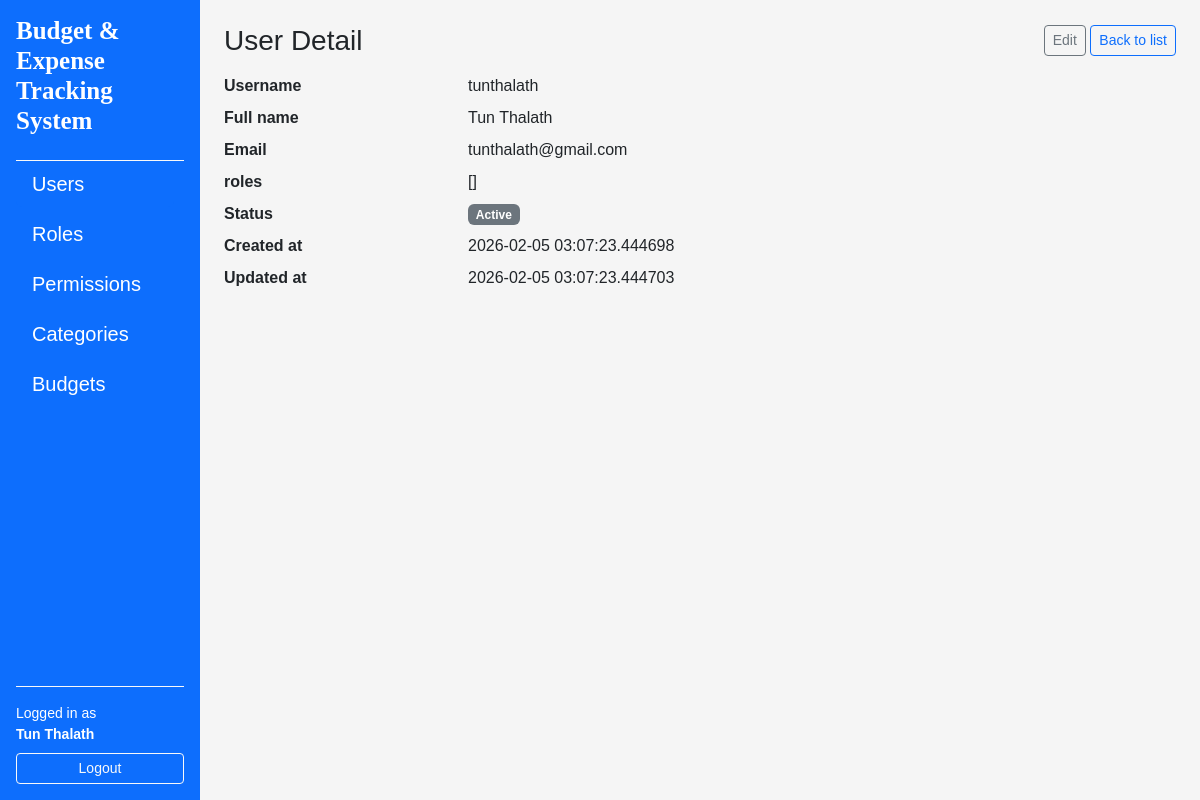
/users/1 (signed in), run on an earlier commit of the app's database.
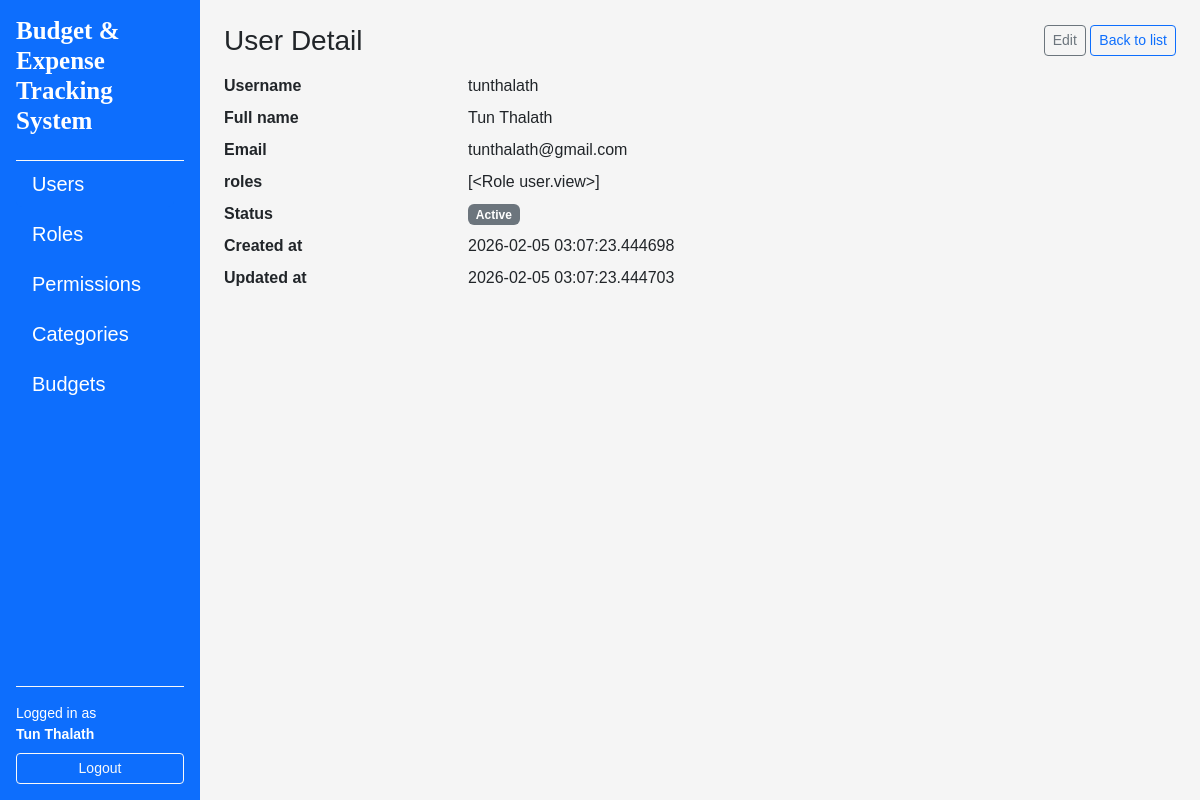
And on a later commit of the database.
### app/models/role.py (models this page shows, shortened)
class Role (db.Model):
    __tablename__ = "roles"
    id = db.Column(db.Integer, primary_key=True)
    name = db.Column(db.String(80), unique=True, nullable=False)
    description = db.Column(db.String(255))
    created_at = db.Column(db.DateTime, default=datetime.utcnow, nullable=False)
    updated_at = db.Column(
        db.DateTime, default=datetime.utcnow, onupdate=datetime.utcnow, nullable=False
    )
    users = db.relationship("User", secondary=user_roles, back_populates="roles")
    permissions = db.relationship("Permission", secondary=role_permissions, back_populates="roles")
    def __repr__(self) -> str:
        return f"<Role {self.name}>"

### app/routes/user_routes.py (the view)
@user_bp.route("/<int:user_id>")
@login_required
def detail(user_id: int):
    user = UserService.get_by_id(user_id)
    if user is None:
        abort(404)
    return render_template("users/detail.html", user=user)

### app/services/user_services.py (called while the page is built)
    @staticmethod
    def get_by_id(user_id: int) -> Optional[User]:
        return User.query.get(user_id)

### app/templates/users/detail.html (shortened to what this page needs)
{% extends "layouts/base.html" %}
{% block content %}
<div class="d-flex justify-content-between align-items-center mb-3">
    <h1 class="h3 mb-0">User Detail</h1>
    <div>
        <a href="{{ url_for('users.edit', user_id=user.id) }}"
           class="btn btn-sm btn-outline-secondary">Edit</a>
        <a href="{{ url_for('users.index') }}"
           class="btn btn-sm btn-outline-primary">Back to list</a>
    </div>
</div>
<dl class="row">
    <dt class="col-sm-3">Username</dt>
    <dd class="col-sm-9">{{ user.username }}</dd>
    <dt class="col-sm-3">Full name</dt>
    <dd class="col-sm-9">{{ user.full_name }}</dd>
    <dt class="col-sm-3">Email</dt>
    <dd class="col-sm-9">{{ user.email }}</dd>
    <dt class="col-sm-3">roles</dt>
    <dd class="col-sm-9">{{ user.roles }}</dd>
    <dt class="col-sm-3">Status</dt>
    <dd class="col-sm-9">
        {% if user.is_active %}
        <span class="badge text-bg-secondary">Active</span>
        {% else %}
        <span class="badge text-bg-secondary">Inactive</span>
        {% endif %}
    </dd>
    <dt class="col-sm-3">Created at</dt>
    <dd class="col-sm-9">{{ user.created_at }}</dd>
    <dt class="col-sm-3">Updated at</dt>
    <dd class="col-sm-9">{{ user.updated_at }}</dd>
</dl>
{% endblock %}

What changed in the data, as far as the page shows it:
added Role: roles "[<Role user.view>]"
Also different on the page:
{{ user.roles }}: "[]" → (not shown)
